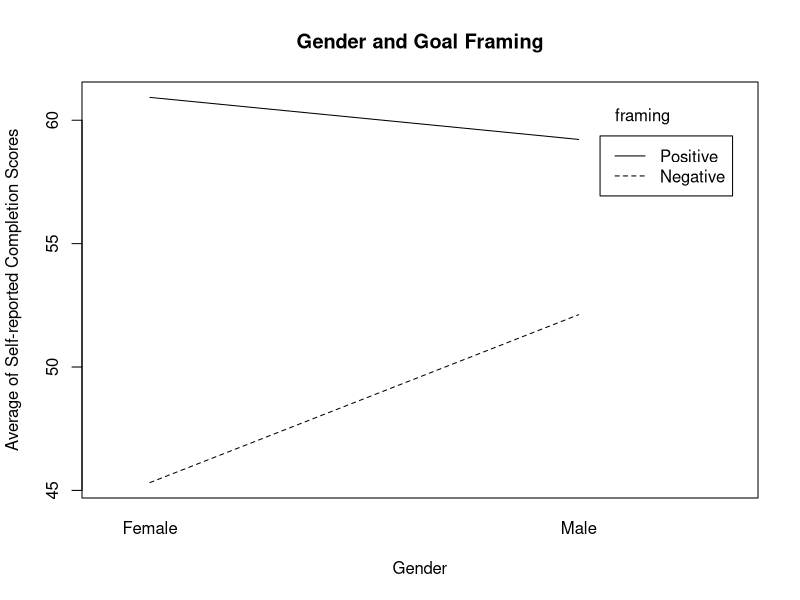
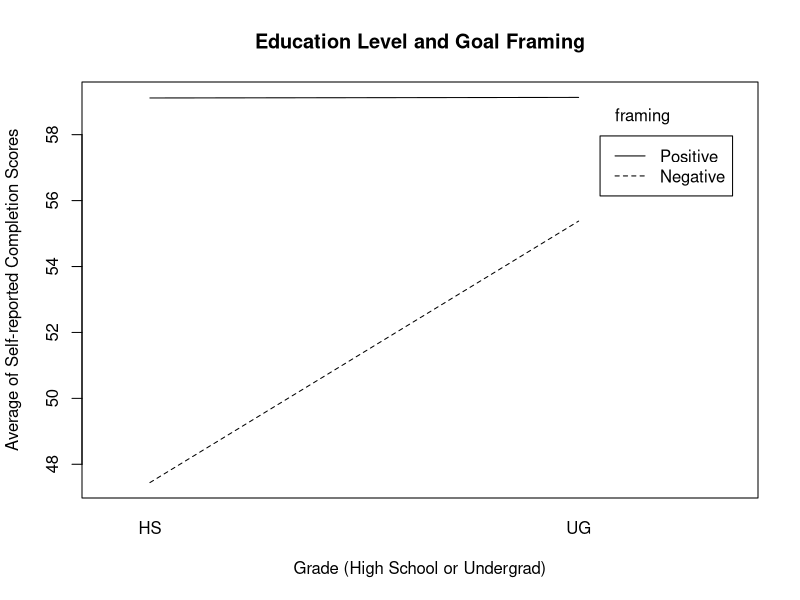

Reproduce these figures in R, in order.
## ---- chunk 1
knitr::opts_chunk$set(echo = TRUE, warning=FALSE, message = FALSE)
## ---- chunk 2
library(dplyr)
library(readr)
Survey_rescored_data_v2 <- read_csv("Survey_rescored_data_v2.csv")
View(Survey_rescored_data_v2)
all_data = Survey_rescored_data_v2

data_gender <- all_data %>%
            filter(Framing != "Neutral") %>%
            filter(Gender != "other") %>%
            group_by(Framing, Gender) %>%
            summarise(Avg_Score = mean(na.omit(Score)))
            
knitr::kable(data_gender)
## ---- chunk 3
data_edu <- all_data %>%
            filter(Framing != "Neutral") %>%
            filter(Grade != "OT") %>%
            filter(Grade != "PG") %>%
            group_by(Framing, Grade) %>%
            summarise(Avg_Score = mean(na.omit(Score)))

knitr::kable(data_edu)
## ---- chunk 4
gender = data_gender$Gender
framing = data_gender$Framing
score = data_gender$Avg_Score
interaction.plot(gender,framing,score,
                 leg.bty = "o",
                 main = "Gender and Goal Framing",
                 xlab = "Gender",
                 ylab = "Average of Self-reported Completion Scores")
## ---- chunk 5
education = data_edu$Grade
score = data_edu$Avg_Score
interaction.plot(education,framing,score,
                 leg.bty = "o",
                 main = "Education Level and Goal Framing",
                 xlab = "Grade (High School or Undergrad)",
                 ylab = "Average of Self-reported Completion Scores")
